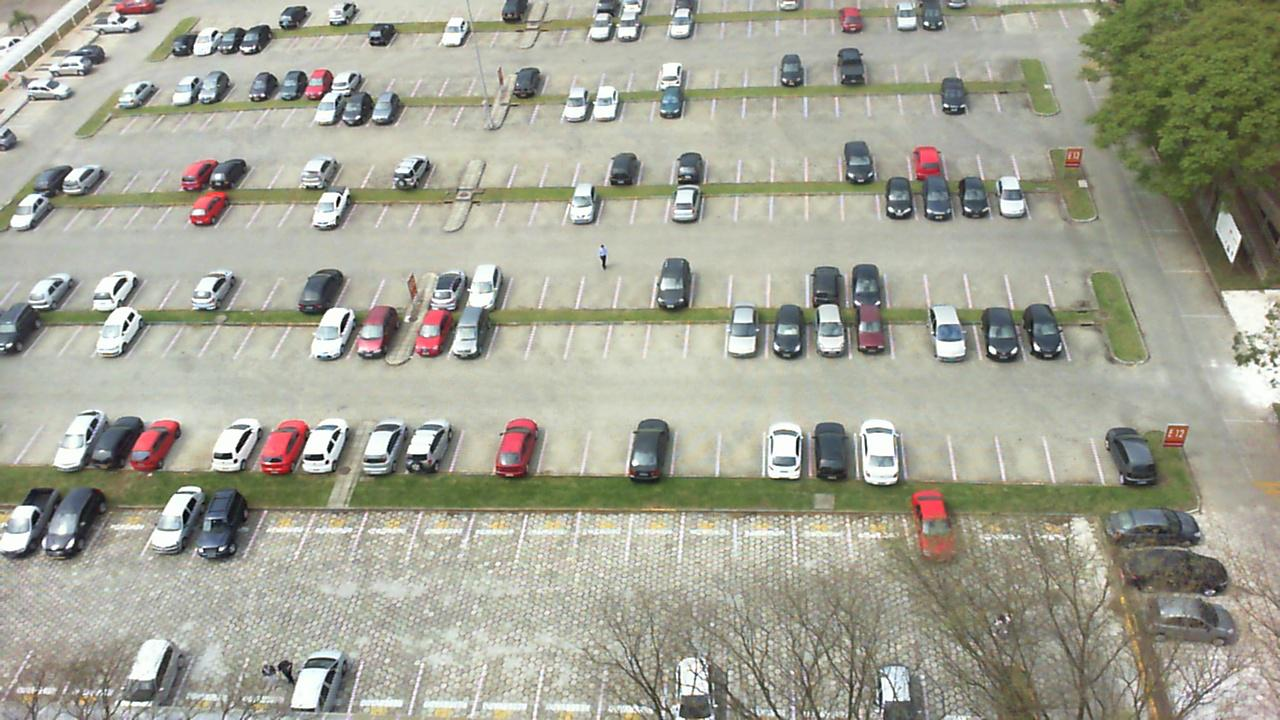
#> input picture sample_frame.jpg, 1280 x 720 px, found by its file name
$ python shadow_reduce.py
#> lines starting #> are read from the running program, lines starting #| are printed output that depends on the picture
import cv2
import numpy as np
import os

# ----------- Paths -----------
INPUT_PATH = os.path.join("assets", "sample_frame.jpg")
OUTPUT_PATH = os.path.join("assets", "sample_frame_clean.jpg")

# ----------- Load Image -----------
img = cv2.imread(INPUT_PATH)
#> img is the input picture: shape (720, 1280, 3); mean B, G, R 149, 163.6, 163.2
if img is None:
    raise FileNotFoundError(" sample_frame.jpg not found in assets/ folder!")

# ----------- Convert to LAB color space (better light normalization) -----------
lab = cv2.cvtColor(img, cv2.COLOR_BGR2LAB)
#> lab: shape (720, 1280, 3); mean of channels 0, 1, 2 169.5, 125.4, 135.7
l, a, b = cv2.split(lab)
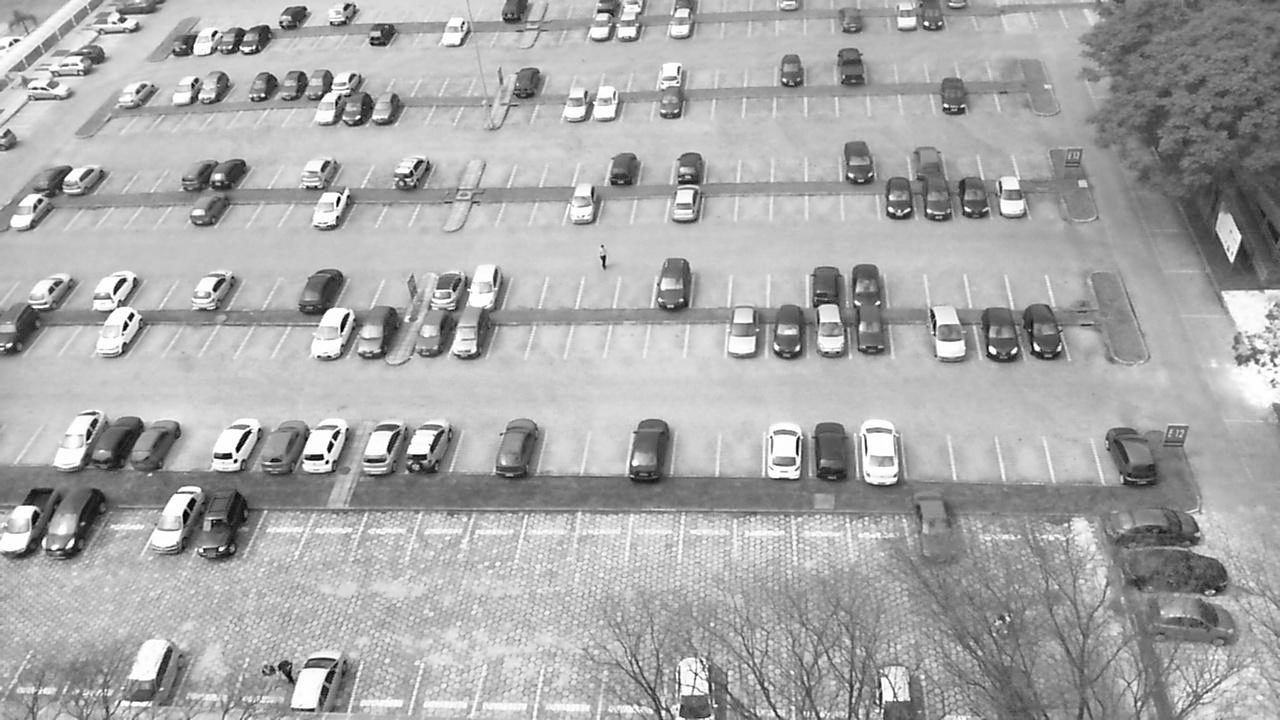
#> l: shape (720, 1280); min 0, max 255, mean 169.5
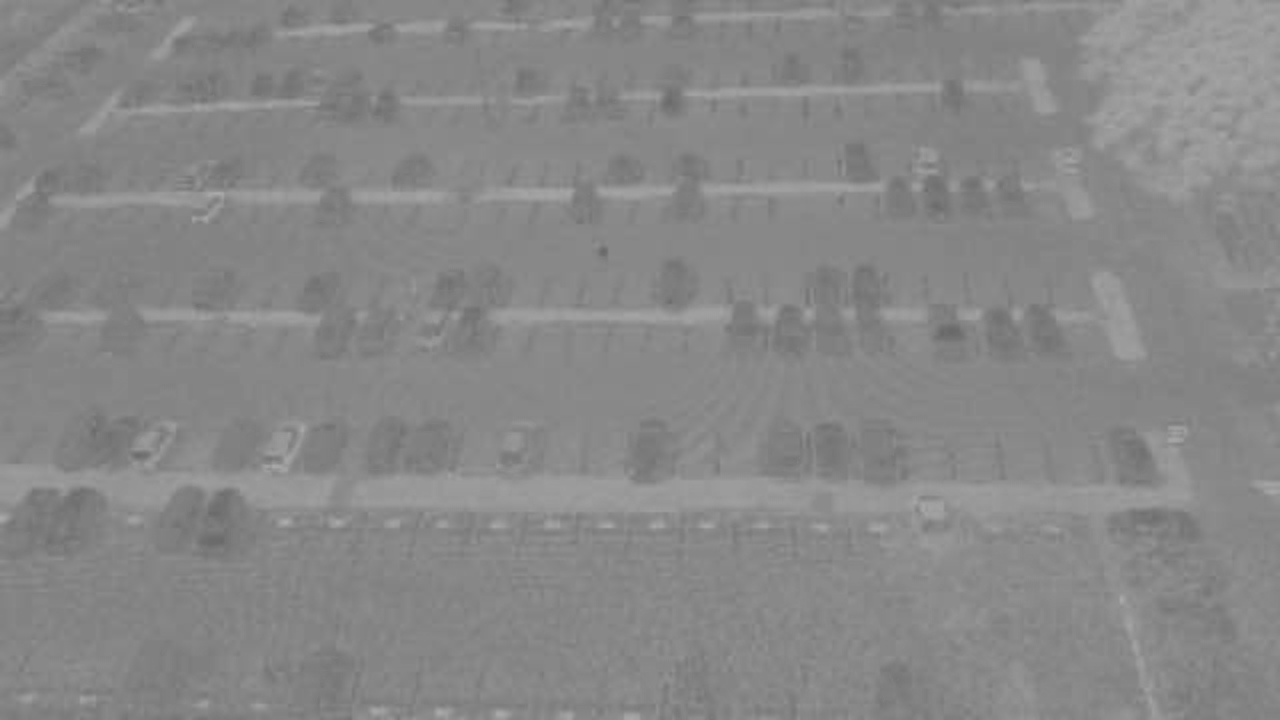
#> b: shape (720, 1280); min 105, max 173, mean 135.7

# ----------- Equalize lighting to reduce shadows -----------
clahe = cv2.createCLAHE(clipLimit=3.0, tileGridSize=(8, 8))
l_eq = clahe.apply(l)
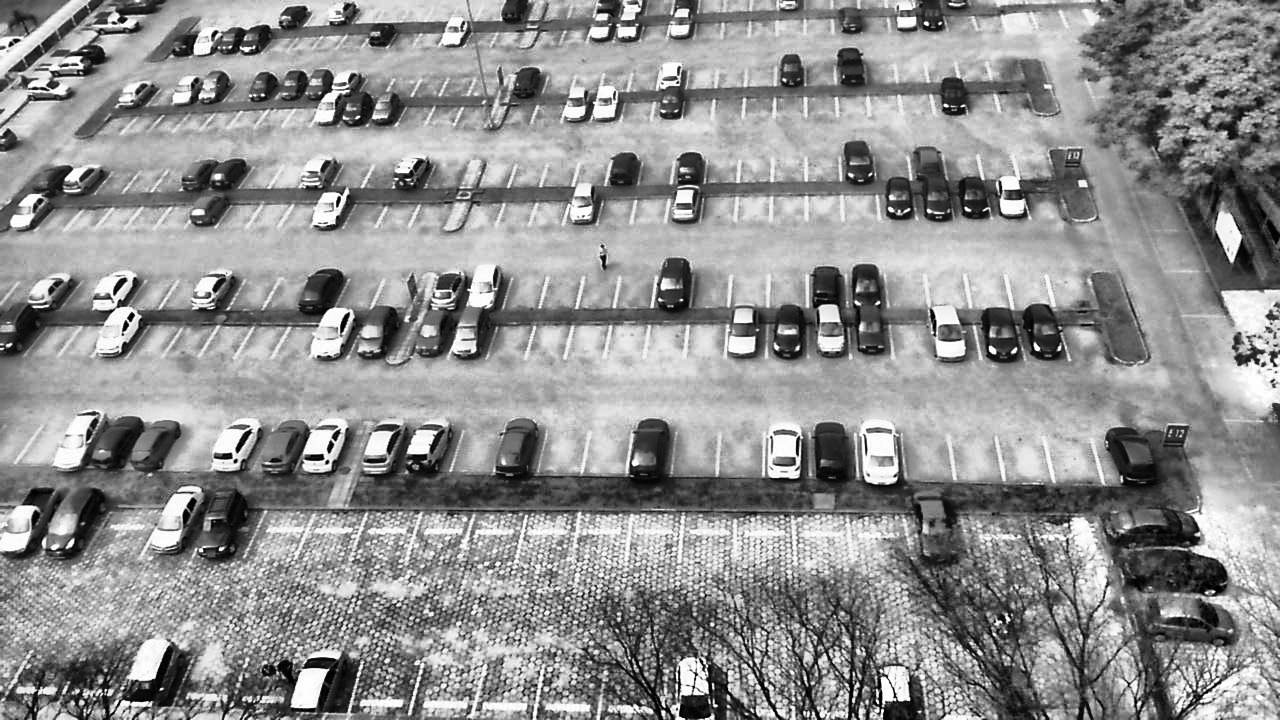
#> l_eq: shape (720, 1280); min 0, max 255, mean 144.9

lab_eq = cv2.merge((l_eq, a, b))
#> lab_eq: shape (720, 1280, 3); mean of channels 0, 1, 2 144.9, 125.4, 135.7
shadow_fixed = cv2.cvtColor(lab_eq, cv2.COLOR_LAB2BGR)
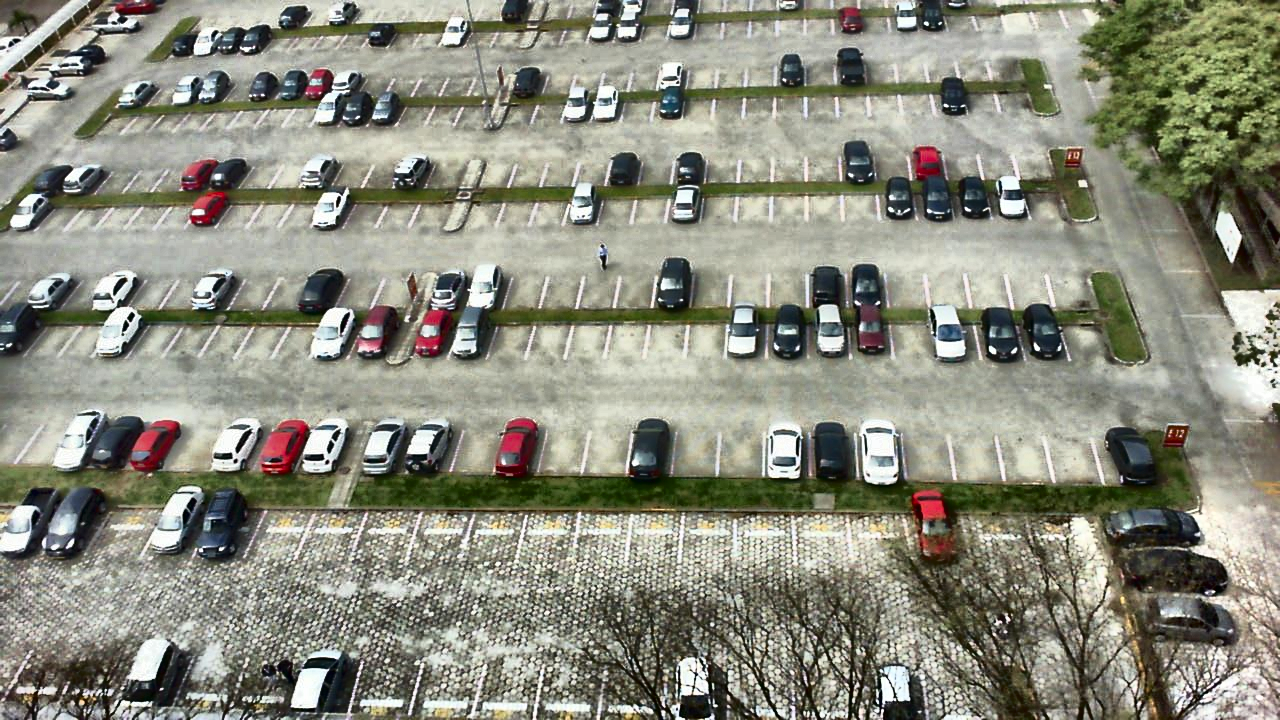
#> shadow_fixed: shape (720, 1280, 3); mean B, G, R 125.7, 139.8, 139.3

# ----------- Optional: slight blur to smooth edges -----------
shadow_fixed = cv2.GaussianBlur(shadow_fixed, (3, 3), 0)

# ----------- Save and Show Results -----------
cv2.imwrite(OUTPUT_PATH, shadow_fixed)
print(f" Shadow-reduced image saved to: {OUTPUT_PATH}")

cv2.imshow("Original", img)
cv2.imshow("Shadow Reduced", shadow_fixed)
cv2.waitKey(0)
cv2.destroyAllWindows()
